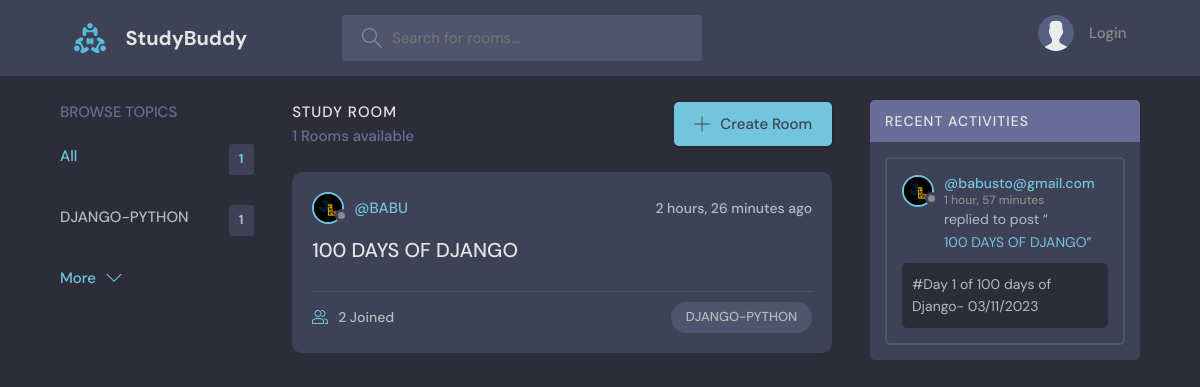
The page / on the database its author committed.
### base/models.py (models this page shows, shortened)
class Topic(models.Model):
    name=models.CharField(max_length=200)

class Room(models.Model):
    host= models.ForeignKey(User, on_delete=models.SET_NULL, null=True)
    topic=  models.ForeignKey(Topic, on_delete=models.SET_NULL, null=True)
    name= models.CharField(max_length=200)
    description =models.TextField(null=True, blank=True)
    participants = models.ManyToManyField(User, related_name='participantss', blank=True)
    updated = models.DateTimeField(auto_now=True)
    created = models.DateTimeField(auto_now_add=True)
    class Meta:
         ordering = ['-updated', '-created']
    def __str__(self):
        return self.name

class User(AbstractUser):
    name = models.CharField(max_length=200, null=True)
    email = models.EmailField(unique=True, null=True)
    bio = models.TextField(null=True)
    avatar= models.ImageField(null=True, default="avatar.svg")
    USERNAME_FIELD = 'email'
    REQUIRED_FIELDS = []

class Message(models.Model):
        user= models.ForeignKey(User, on_delete=models.CASCADE)
        room = models.ForeignKey(Room, on_delete=models.CASCADE)
        body = models.TextField()
        updated = models.DateTimeField(auto_now=True)
        created = models.DateTimeField(auto_now_add=True)
        class Meta:
            ordering = ['-updated', '-created']

### base/views.py (the view)
# urls.py: path('', views.home, name="home"),
def home(request):
    q=request.GET.get('q') if request.GET.get('q') !=None else ''
    rooms = Room.objects.filter(
        Q(topic__name__icontains=q) |
        Q(name__icontains=q) |
        Q(description__icontains=q)
    )
    topics= Topic.objects.all()[0:5]
    room_count = rooms.count()
    room_messages = Message.objects.filter(Q(room__topic__name__icontains=q))
    context = {'rooms': rooms, 'topics': topics, 'room_count': room_count, 'room_messages': room_messages}
    return render(request, 'base/home.html', context )

### base/templates/base/home.html (shortened to what this page needs)
{% extends 'main.html' %}
{% block content %}
    <main class="layout layout--3">
      <div class="container">
        {% include 'base/topics_component.html' %}
        <div class="roomList">
          <div class="roomList__header">
            <div>
              <h2>Study Room</h2>
              <p>{{room_count}} Rooms available</p>
            </div>
            <a class="btn btn--main" href="{% url 'create-room' %}">
              <svg version="1.1" xmlns="http://www.w3.org/2000/svg" width="32" height="32" viewBox="0 0 32 32">
                <title>add</title>
                <path
                  d="M16.943 0.943h-1.885v14.115h-14.115v1.885h14.115v14.115h1.885v-14.115h14.115v-1.885h-14.115v-14.115z"
                ></path>
              </svg>
              Create Room
            </a>
          </div>
          {% include 'base/feed_component.html' %}
        </div>
        {% include 'base/activity_component.html' %}
      </div>
    </main>
    {% endblock %}

### base/templates/base/topics_component.html
<div class="topics">
    <div class="topics__header">
      <h2>Browse Topics</h2>
    </div>
    <ul class="topics__list">
      <li>
        <a href="{% url 'home' %}" class="active">All <span>{{topics.count}}</span></a>
      </li>
      {% for topic in topics %}
      <li>
        <a href="{% url 'home' %}?q={{topic.name}}">{{topic.name}} <span>{{topic.room_set.all.count}}</span></a>
       {% endfor %}
      </li>
    </ul>
    <a class="btn btn--link" href="{% url 'topics' %}">
      More
      <svg version="1.1" xmlns="http://www.w3.org/2000/svg" width="32" height="32" viewBox="0 0 32 32">
        <title>chevron-down</title>
        <path d="M16 21l-13-13h-3l16 16 16-16h-3l-13 13z"></path>
      </svg>
    </a>
  </div>

### base/templates/base/feed_component.html (shortened to what this page needs)
{% for room in rooms%}
<div class="roomListRoom">
    <div class="roomListRoom__header">
      <a href="{% url 'user-profile' room.host.id %}" class="roomListRoom__author">
        <div class="avatar avatar--small">
          <img src="{{room.host.avatar.url}}" />
        </div>
        <span>@{{room.host.username}}</span>
      </a>
      <div class="roomListRoom__actions">
        <span>{{room.created|timesince}} ago</span>
      </div>
    </div>
    <div class="roomListRoom__content">
      <a href="{% url 'room' room.id %}">{{room.name}}</a>
    </div>
    <div class="roomListRoom__meta">
      <a href="{% url 'room' room.id %}" class="roomListRoom__joined">
        {{room.participants.all.count}} Joined
      </a>
      <p class="roomListRoom__topic">{{room.topic.name}}</p>
    </div>
  </div>
{% endfor%}

### base/templates/base/activity_component.html (shortened to what this page needs)
<div class="activities">
    <div class="activities__header">
      <h2>Recent Activities</h2>
    </div>
    {% for message in room_messages %}
    <div class="activities__box">
      <div class="activities__boxHeader roomListRoom__header">
        <a href="{% url 'user-profile' message.user.id %}" class="roomListRoom__author">
          <div class="avatar avatar--small">
            <img src="{{message.user.avatar.url}}" />
          </div>
          <p>
            @{{message.user}}
            <span>{{message.created|timesince}}</span>
          </p>
        </a>
      </div>
      <div class="activities__boxContent">
        <p>replied to post “<a href="{% url 'room' message.room.id %}">{{message.room}}</a>”</p>
        <div class="activities__boxRoomContent">
            {{message.body}}
        </div>
      </div>
    </div>
    {% endfor %}
  </div>

### rows shown on the page
Topic: name "DJANGO-PYTHON", room_set.all.count "1"
Room: host.avatar (picture), host.username "BABU", created "2 hours, 26 minutes", name "100 DAYS OF DJANGO", participants.all.count "2", topic.name "DJANGO-PYTHON"
Message: user.avatar (picture), user "babusto@gmail.com", created "1 hour, 57 minutes", room "100 DAYS OF DJANGO", body "#Day 1 of 100 days of Django- 03/11/2023"

### other values the page prints
{{ topics.count }} "1"
{{ room_count }} "1"
